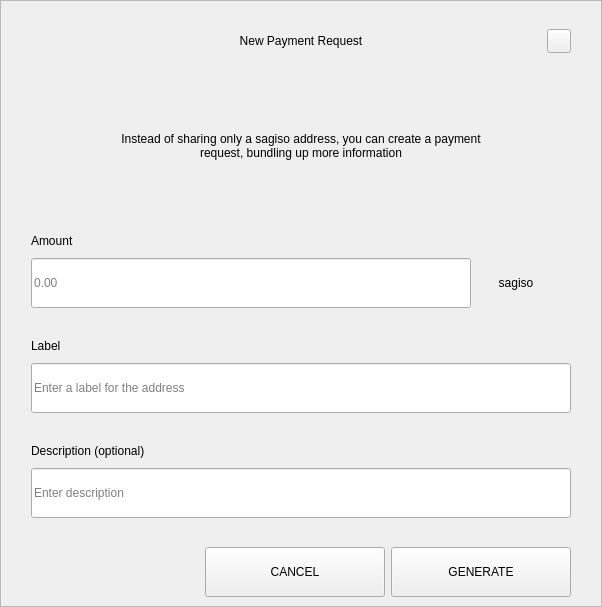
<?xml version="1.0" encoding="UTF-8"?>
<ui version="4.0">
 <class>RequestDialog</class>
 <widget class="QDialog" name="RequestDialog">
  <property name="geometry">
   <rect>
    <x>0</x>
    <y>0</y>
    <width>602</width>
    <height>607</height>
   </rect>
  </property>
  <property name="windowTitle">
   <string>Dialog</string>
  </property>
  <layout class="QVBoxLayout" name="verticalLayout_5">
   <property name="spacing">
    <number>0</number>
   </property>
   <property name="leftMargin">
    <number>0</number>
   </property>
   <property name="topMargin">
    <number>0</number>
   </property>
   <property name="rightMargin">
    <number>0</number>
   </property>
   <property name="bottomMargin">
    <number>0</number>
   </property>
   <item>
    <widget class="QFrame" name="frame">
     <property name="styleSheet">
      <string notr="true"/>
     </property>
     <property name="frameShape">
      <enum>QFrame::StyledPanel</enum>
     </property>
     <property name="frameShadow">
      <enum>QFrame::Raised</enum>
     </property>
     <layout class="QVBoxLayout" name="verticalLayout_4" stretch="1,0,0">
      <property name="spacing">
       <number>0</number>
      </property>
      <property name="leftMargin">
       <number>30</number>
      </property>
      <property name="topMargin">
       <number>20</number>
      </property>
      <property name="rightMargin">
       <number>30</number>
      </property>
      <property name="bottomMargin">
       <number>0</number>
      </property>
      <item>
       <layout class="QHBoxLayout" name="horizontalLayout_3">
        <property name="spacing">
         <number>0</number>
        </property>
        <item>
         <spacer name="horizontalSpacer_21">
          <property name="orientation">
           <enum>Qt::Horizontal</enum>
          </property>
          <property name="sizeHint" stdset="0">
           <size>
            <width>40</width>
            <height>20</height>
           </size>
          </property>
         </spacer>
        </item>
        <item>
         <widget class="QLabel" name="labelTitle">
          <property name="minimumSize">
           <size>
            <width>0</width>
            <height>40</height>
           </size>
          </property>
          <property name="maximumSize">
           <size>
            <width>16777215</width>
            <height>40</height>
           </size>
          </property>
          <property name="styleSheet">
           <string notr="true">padding-left:24px;</string>
          </property>
          <property name="text">
           <string>New Payment Request</string>
          </property>
          <property name="alignment">
           <set>Qt::AlignCenter</set>
          </property>
          <property name="margin">
           <number>7</number>
          </property>
         </widget>
        </item>
        <item>
         <spacer name="horizontalSpacer">
          <property name="orientation">
           <enum>Qt::Horizontal</enum>
          </property>
          <property name="sizeHint" stdset="0">
           <size>
            <width>40</width>
            <height>20</height>
           </size>
          </property>
         </spacer>
        </item>
        <item>
         <widget class="QPushButton" name="btnEsc">
          <property name="minimumSize">
           <size>
            <width>24</width>
            <height>24</height>
           </size>
          </property>
          <property name="maximumSize">
           <size>
            <width>24</width>
            <height>24</height>
           </size>
          </property>
          <property name="focusPolicy">
           <enum>Qt::NoFocus</enum>
          </property>
          <property name="text">
           <string/>
          </property>
         </widget>
        </item>
       </layout>
      </item>
      <item>
       <widget class="QStackedWidget" name="stack">
        <property name="minimumSize">
         <size>
          <width>540</width>
          <height>0</height>
         </size>
        </property>
        <property name="maximumSize">
         <size>
          <width>540</width>
          <height>16777215</height>
         </size>
        </property>
        <property name="currentIndex">
         <number>0</number>
        </property>
        <widget class="QWidget" name="page_1">
         <property name="minimumSize">
          <size>
           <width>540</width>
           <height>0</height>
          </size>
         </property>
         <property name="maximumSize">
          <size>
           <width>540</width>
           <height>16777215</height>
          </size>
         </property>
         <layout class="QVBoxLayout" name="layout1">
          <property name="spacing">
           <number>0</number>
          </property>
          <property name="leftMargin">
           <number>0</number>
          </property>
          <property name="topMargin">
           <number>0</number>
          </property>
          <property name="rightMargin">
           <number>0</number>
          </property>
          <property name="bottomMargin">
           <number>0</number>
          </property>
          <item>
           <spacer name="verticalSpacer_21">
            <property name="orientation">
             <enum>Qt::Vertical</enum>
            </property>
            <property name="sizeType">
             <enum>QSizePolicy::Fixed</enum>
            </property>
            <property name="sizeHint" stdset="0">
             <size>
              <width>20</width>
              <height>30</height>
             </size>
            </property>
           </spacer>
          </item>
          <item alignment="Qt::AlignHCenter">
           <widget class="QLabel" name="labelMessage">
            <property name="minimumSize">
             <size>
              <width>400</width>
              <height>50</height>
             </size>
            </property>
            <property name="text">
             <string>Instead of sharing only a sagiso address, you can create a payment request, bundling up more information</string>
            </property>
            <property name="alignment">
             <set>Qt::AlignCenter</set>
            </property>
            <property name="wordWrap">
             <bool>true</bool>
            </property>
           </widget>
          </item>
          <item alignment="Qt::AlignBottom">
           <widget class="QWidget" name="containerAmount" native="true">
            <layout class="QVBoxLayout" name="verticalLayout">
             <property name="spacing">
              <number>9</number>
             </property>
             <property name="leftMargin">
              <number>0</number>
             </property>
             <property name="topMargin">
              <number>0</number>
             </property>
             <property name="rightMargin">
              <number>0</number>
             </property>
             <property name="bottomMargin">
              <number>0</number>
             </property>
             <item>
              <widget class="QLabel" name="labelSubtitleAmount">
               <property name="minimumSize">
                <size>
                 <width>350</width>
                 <height>16</height>
                </size>
               </property>
               <property name="maximumSize">
                <size>
                 <width>16777215</width>
                 <height>16</height>
                </size>
               </property>
               <property name="text">
                <string>Amount</string>
               </property>
              </widget>
             </item>
             <item alignment="Qt::AlignTop">
              <widget class="QWidget" name="layoutAmount" native="true">
               <layout class="QHBoxLayout" name="horizontalLayout" stretch="2,0">
                <property name="spacing">
                 <number>0</number>
                </property>
                <property name="leftMargin">
                 <number>0</number>
                </property>
                <property name="topMargin">
                 <number>0</number>
                </property>
                <property name="rightMargin">
                 <number>0</number>
                </property>
                <property name="bottomMargin">
                 <number>0</number>
                </property>
                <item>
                 <widget class="QLineEdit" name="lineEditAmount">
                  <property name="minimumSize">
                   <size>
                    <width>0</width>
                    <height>50</height>
                   </size>
                  </property>
                  <property name="maximumSize">
                   <size>
                    <width>16777215</width>
                    <height>50</height>
                   </size>
                  </property>
                  <property name="placeholderText">
                   <string notr="true">0.00</string>
                  </property>
                 </widget>
                </item>
                <item>
                 <widget class="QWidget" name="comboContainer" native="true">
                  <property name="minimumSize">
                   <size>
                    <width>100</width>
                    <height>50</height>
                   </size>
                  </property>
                  <property name="maximumSize">
                   <size>
                    <width>16777215</width>
                    <height>50</height>
                   </size>
                  </property>
                  <layout class="QHBoxLayout" name="horizontalLayout_31">
                   <property name="spacing">
                    <number>0</number>
                   </property>
                   <property name="leftMargin">
                    <number>0</number>
                   </property>
                   <property name="topMargin">
                    <number>0</number>
                   </property>
                   <property name="rightMargin">
                    <number>10</number>
                   </property>
                   <property name="bottomMargin">
                    <number>0</number>
                   </property>
                   <item>
                    <widget class="QLabel" name="comboBoxCoin">
                     <property name="text">
                      <string>sagiso</string>
                     </property>
                     <property name="alignment">
                      <set>Qt::AlignCenter</set>
                     </property>
                    </widget>
                   </item>
                  </layout>
                 </widget>
                </item>
               </layout>
              </widget>
             </item>
            </layout>
           </widget>
          </item>
          <item>
           <spacer name="verticalSpacer_31">
            <property name="orientation">
             <enum>Qt::Vertical</enum>
            </property>
            <property name="sizeType">
             <enum>QSizePolicy::Fixed</enum>
            </property>
            <property name="sizeHint" stdset="0">
             <size>
              <width>20</width>
              <height>30</height>
             </size>
            </property>
           </spacer>
          </item>
          <item>
           <layout class="QVBoxLayout" name="verticalLayoutLabel">
            <property name="spacing">
             <number>9</number>
            </property>
            <item>
             <widget class="QLabel" name="labelSubtitleLabel">
              <property name="minimumSize">
               <size>
                <width>0</width>
                <height>16</height>
               </size>
              </property>
              <property name="maximumSize">
               <size>
                <width>16777215</width>
                <height>16</height>
               </size>
              </property>
              <property name="text">
               <string>Label</string>
              </property>
             </widget>
            </item>
            <item>
             <widget class="QLineEdit" name="lineEditLabel">
              <property name="minimumSize">
               <size>
                <width>0</width>
                <height>50</height>
               </size>
              </property>
              <property name="maximumSize">
               <size>
                <width>16777215</width>
                <height>50</height>
               </size>
              </property>
              <property name="placeholderText">
               <string>Enter a label for the address</string>
              </property>
             </widget>
            </item>
           </layout>
          </item>
          <item>
           <spacer name="verticalSpacer_34">
            <property name="orientation">
             <enum>Qt::Vertical</enum>
            </property>
            <property name="sizeType">
             <enum>QSizePolicy::Fixed</enum>
            </property>
            <property name="sizeHint" stdset="0">
             <size>
              <width>20</width>
              <height>30</height>
             </size>
            </property>
           </spacer>
          </item>
          <item>
           <layout class="QVBoxLayout" name="verticalLayoutDescription">
            <property name="spacing">
             <number>9</number>
            </property>
            <item>
             <widget class="QLabel" name="labelSubtitleDescription">
              <property name="minimumSize">
               <size>
                <width>0</width>
                <height>16</height>
               </size>
              </property>
              <property name="maximumSize">
               <size>
                <width>16777215</width>
                <height>16</height>
               </size>
              </property>
              <property name="text">
               <string>Description (optional)</string>
              </property>
             </widget>
            </item>
            <item>
             <widget class="QLineEdit" name="lineEditDescription">
              <property name="minimumSize">
               <size>
                <width>0</width>
                <height>50</height>
               </size>
              </property>
              <property name="maximumSize">
               <size>
                <width>16777215</width>
                <height>50</height>
               </size>
              </property>
              <property name="placeholderText">
               <string>Enter description</string>
              </property>
             </widget>
            </item>
            <item>
             <spacer name="verticalSpacer_4">
              <property name="orientation">
               <enum>Qt::Vertical</enum>
              </property>
              <property name="sizeType">
               <enum>QSizePolicy::Fixed</enum>
              </property>
              <property name="sizeHint" stdset="0">
               <size>
                <width>20</width>
                <height>20</height>
               </size>
              </property>
             </spacer>
            </item>
           </layout>
          </item>
         </layout>
        </widget>
        <widget class="QWidget" name="page_2">
         <layout class="QVBoxLayout" name="layout2">
          <item>
           <spacer name="verticalSpacer_5">
            <property name="orientation">
             <enum>Qt::Vertical</enum>
            </property>
            <property name="sizeType">
             <enum>QSizePolicy::Fixed</enum>
            </property>
            <property name="sizeHint" stdset="0">
             <size>
              <width>20</width>
              <height>50</height>
             </size>
            </property>
           </spacer>
          </item>
          <item alignment="Qt::AlignHCenter">
           <widget class="QLabel" name="labelQrImg">
            <property name="minimumSize">
             <size>
              <width>260</width>
              <height>260</height>
             </size>
            </property>
            <property name="maximumSize">
             <size>
              <width>260</width>
              <height>260</height>
             </size>
            </property>
            <property name="text">
             <string/>
            </property>
            <property name="alignment">
             <set>Qt::AlignCenter</set>
            </property>
           </widget>
          </item>
          <item>
           <spacer name="verticalSpacer_2">
            <property name="orientation">
             <enum>Qt::Vertical</enum>
            </property>
            <property name="sizeType">
             <enum>QSizePolicy::Fixed</enum>
            </property>
            <property name="sizeHint" stdset="0">
             <size>
              <width>20</width>
              <height>30</height>
             </size>
            </property>
           </spacer>
          </item>
          <item alignment="Qt::AlignHCenter">
           <widget class="QLabel" name="labelAddress">
            <property name="text">
             <string>D7VFR83SQbiezrW72hjcWJtcfip5krte2Z </string>
            </property>
           </widget>
          </item>
          <item>
           <spacer name="verticalSpacer_32">
            <property name="orientation">
             <enum>Qt::Vertical</enum>
            </property>
            <property name="sizeType">
             <enum>QSizePolicy::Expanding</enum>
            </property>
            <property name="sizeHint" stdset="0">
             <size>
              <width>20</width>
              <height>20</height>
             </size>
            </property>
           </spacer>
          </item>
          <item>
           <layout class="QHBoxLayout" name="horizontal">
            <property name="leftMargin">
             <number>20</number>
            </property>
            <property name="rightMargin">
             <number>20</number>
            </property>
            <property name="bottomMargin">
             <number>20</number>
            </property>
            <item>
             <spacer name="horizontalSpacer_4">
              <property name="orientation">
               <enum>Qt::Horizontal</enum>
              </property>
              <property name="sizeHint" stdset="0">
               <size>
                <width>40</width>
                <height>20</height>
               </size>
              </property>
             </spacer>
            </item>
            <item>
             <widget class="QPushButton" name="btnCopyAddress">
              <property name="minimumSize">
               <size>
                <width>180</width>
                <height>50</height>
               </size>
              </property>
              <property name="text">
               <string>COPY ADDRESS</string>
              </property>
             </widget>
            </item>
            <item>
             <widget class="QPushButton" name="btnCopyUrl">
              <property name="minimumSize">
               <size>
                <width>180</width>
                <height>50</height>
               </size>
              </property>
              <property name="text">
               <string>COPY URL</string>
              </property>
             </widget>
            </item>
            <item>
             <spacer name="horizontalSpacer_2">
              <property name="orientation">
               <enum>Qt::Horizontal</enum>
              </property>
              <property name="sizeHint" stdset="0">
               <size>
                <width>40</width>
                <height>20</height>
               </size>
              </property>
             </spacer>
            </item>
           </layout>
          </item>
         </layout>
        </widget>
       </widget>
      </item>
      <item>
       <widget class="QWidget" name="buttonsStack" native="true">
        <layout class="QHBoxLayout" name="horizontalLayout_5">
         <property name="leftMargin">
          <number>20</number>
         </property>
         <property name="rightMargin">
          <number>0</number>
         </property>
         <item>
          <spacer name="horizontalSpacer_41">
           <property name="orientation">
            <enum>Qt::Horizontal</enum>
           </property>
           <property name="sizeHint" stdset="0">
            <size>
             <width>40</width>
             <height>20</height>
            </size>
           </property>
          </spacer>
         </item>
         <item>
          <widget class="QPushButton" name="btnCancel">
           <property name="minimumSize">
            <size>
             <width>180</width>
             <height>50</height>
            </size>
           </property>
           <property name="focusPolicy">
            <enum>Qt::NoFocus</enum>
           </property>
           <property name="text">
            <string>CANCEL</string>
           </property>
          </widget>
         </item>
         <item>
          <widget class="QPushButton" name="btnSave">
           <property name="minimumSize">
            <size>
             <width>180</width>
             <height>50</height>
            </size>
           </property>
           <property name="focusPolicy">
            <enum>Qt::NoFocus</enum>
           </property>
           <property name="text">
            <string>GENERATE</string>
           </property>
          </widget>
         </item>
        </layout>
       </widget>
      </item>
     </layout>
    </widget>
   </item>
  </layout>
 </widget>
 <resources/>
 <connections/>
</ui>
